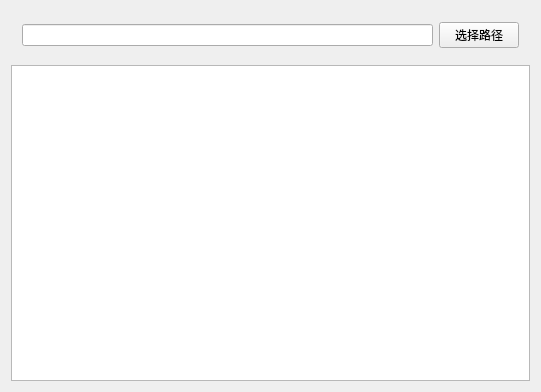
<?xml version="1.0" encoding="UTF-8"?>
<ui version="4.0">
 <class>Widget</class>
 <widget class="QWidget" name="Widget">
  <property name="geometry">
   <rect>
    <x>0</x>
    <y>0</y>
    <width>541</width>
    <height>392</height>
   </rect>
  </property>
  <property name="windowTitle">
   <string>Widget</string>
  </property>
  <layout class="QVBoxLayout" name="verticalLayout">
   <item>
    <widget class="QWidget" name="widget" native="true">
     <layout class="QHBoxLayout" name="horizontalLayout">
      <item>
       <widget class="QLineEdit" name="lineEdit"/>
      </item>
      <item>
       <widget class="QPushButton" name="pushButton">
        <property name="text">
         <string>选择路径</string>
        </property>
       </widget>
      </item>
     </layout>
    </widget>
   </item>
   <item>
    <widget class="QTextEdit" name="textEdit"/>
   </item>
  </layout>
 </widget>
 <layoutdefault spacing="6" margin="11"/>
 <resources/>
 <connections/>
</ui>
